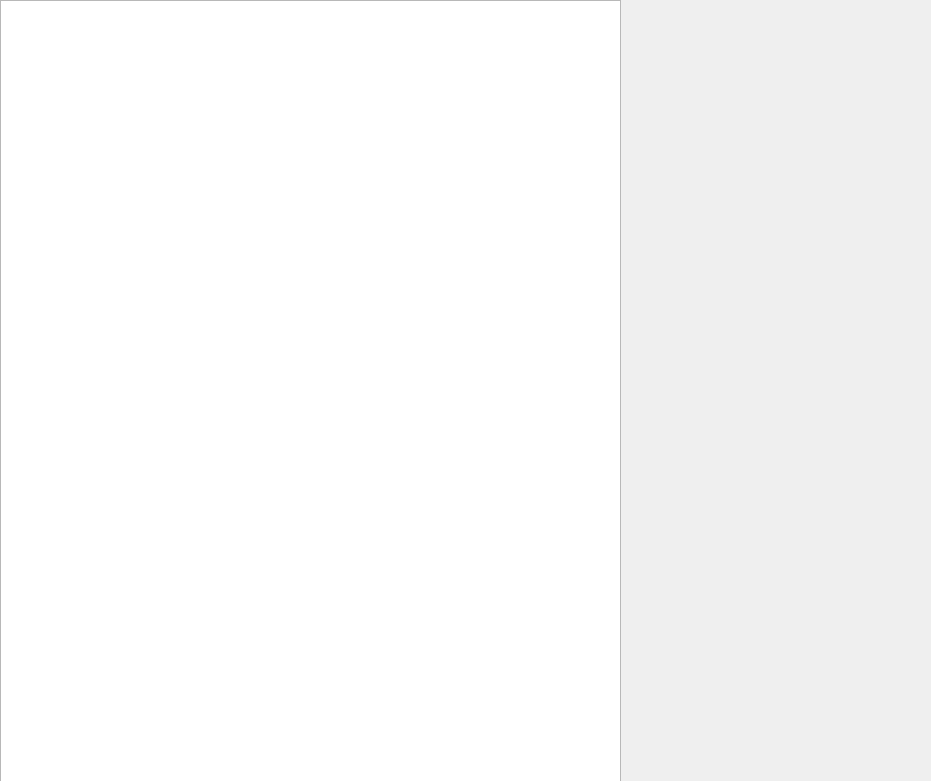
<?xml version="1.0" encoding="UTF-8"?>
<ui version="4.0">
 <class>MainWindow</class>
 <widget class="QMainWindow" name="MainWindow">
  <property name="geometry">
   <rect>
    <x>0</x>
    <y>0</y>
    <width>931</width>
    <height>781</height>
   </rect>
  </property>
  <property name="windowTitle">
   <string>MainWindow</string>
  </property>
  <widget class="QWidget" name="centralWidget">
   <widget class="QGraphicsView" name="graphicsView">
    <property name="geometry">
     <rect>
      <x>0</x>
      <y>0</y>
      <width>621</width>
      <height>801</height>
     </rect>
    </property>
   </widget>
  </widget>
 </widget>
 <layoutdefault spacing="6" margin="11"/>
 <resources/>
 <connections/>
</ui>
